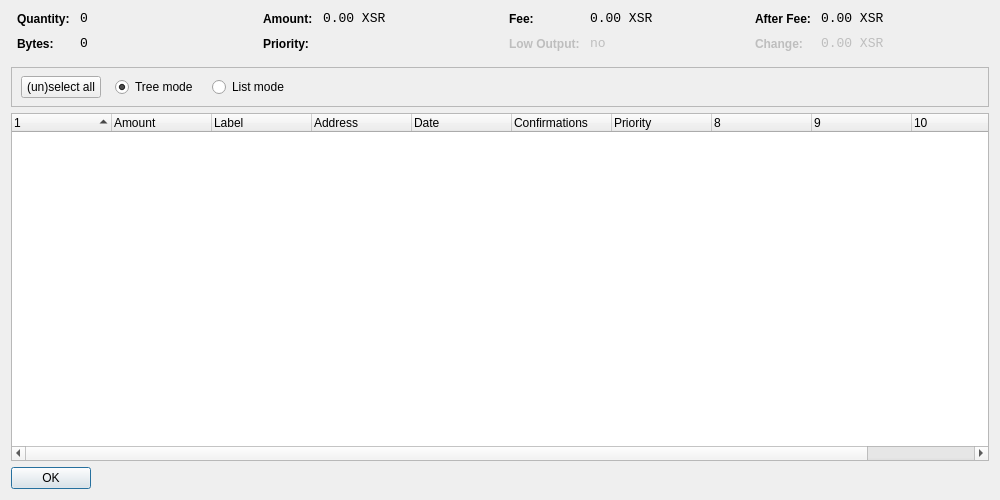
<?xml version="1.0" encoding="UTF-8"?>
<ui version="4.0">
 <class>CoinControlDialog</class>
 <widget class="QDialog" name="CoinControlDialog">
  <property name="geometry">
   <rect>
    <x>0</x>
    <y>0</y>
    <width>1000</width>
    <height>500</height>
   </rect>
  </property>
  <property name="windowTitle">
   <string>Coin Control</string>
  </property>
  <layout class="QVBoxLayout" name="verticalLayout">
   <item>
    <layout class="QHBoxLayout" name="horizontalLayoutTop" stretch="0,0,0,0">
     <property name="topMargin">
      <number>0</number>
     </property>
     <property name="bottomMargin">
      <number>10</number>
     </property>
     <item>
      <layout class="QFormLayout" name="formLayoutCoinControl1">
       <property name="horizontalSpacing">
        <number>10</number>
       </property>
       <property name="verticalSpacing">
        <number>10</number>
       </property>
       <property name="leftMargin">
        <number>6</number>
       </property>
       <property name="rightMargin">
        <number>6</number>
       </property>
       <item row="0" column="0">
        <widget class="QLabel" name="labelCoinControlQuantityText">
         <property name="styleSheet">
          <string notr="true">font-weight:bold;</string>
         </property>
         <property name="text">
          <string>Quantity:</string>
         </property>
        </widget>
       </item>
       <item row="0" column="1">
        <widget class="QLabel" name="labelCoinControlQuantity">
         <property name="font">
          <font>
           <family>Monospace</family>
           <pointsize>10</pointsize>
          </font>
         </property>
         <property name="cursor">
          <cursorShape>IBeamCursor</cursorShape>
         </property>
         <property name="contextMenuPolicy">
          <enum>Qt::ActionsContextMenu</enum>
         </property>
         <property name="text">
          <string notr="true">0</string>
         </property>
         <property name="textInteractionFlags">
          <set>Qt::LinksAccessibleByMouse|Qt::TextSelectableByKeyboard|Qt::TextSelectableByMouse</set>
         </property>
        </widget>
       </item>
       <item row="1" column="0">
        <widget class="QLabel" name="labelCoinControlBytesText">
         <property name="styleSheet">
          <string notr="true">font-weight:bold;</string>
         </property>
         <property name="text">
          <string>Bytes:</string>
         </property>
        </widget>
       </item>
       <item row="1" column="1">
        <widget class="QLabel" name="labelCoinControlBytes">
         <property name="font">
          <font>
           <family>Monospace</family>
           <pointsize>10</pointsize>
          </font>
         </property>
         <property name="cursor">
          <cursorShape>IBeamCursor</cursorShape>
         </property>
         <property name="contextMenuPolicy">
          <enum>Qt::ActionsContextMenu</enum>
         </property>
         <property name="text">
          <string notr="true">0</string>
         </property>
         <property name="textInteractionFlags">
          <set>Qt::LinksAccessibleByMouse|Qt::TextSelectableByKeyboard|Qt::TextSelectableByMouse</set>
         </property>
        </widget>
       </item>
      </layout>
     </item>
     <item>
      <layout class="QFormLayout" name="formLayoutCoinControl2">
       <property name="horizontalSpacing">
        <number>10</number>
       </property>
       <property name="verticalSpacing">
        <number>10</number>
       </property>
       <property name="leftMargin">
        <number>6</number>
       </property>
       <property name="rightMargin">
        <number>6</number>
       </property>
       <item row="0" column="0">
        <widget class="QLabel" name="labelCoinControlAmountText">
         <property name="styleSheet">
          <string notr="true">font-weight:bold;</string>
         </property>
         <property name="text">
          <string>Amount:</string>
         </property>
        </widget>
       </item>
       <item row="0" column="1">
        <widget class="QLabel" name="labelCoinControlAmount">
         <property name="font">
          <font>
           <family>Monospace</family>
           <pointsize>10</pointsize>
          </font>
         </property>
         <property name="cursor">
          <cursorShape>IBeamCursor</cursorShape>
         </property>
         <property name="contextMenuPolicy">
          <enum>Qt::ActionsContextMenu</enum>
         </property>
         <property name="text">
          <string notr="true">0.00 XSR</string>
         </property>
         <property name="textInteractionFlags">
          <set>Qt::LinksAccessibleByMouse|Qt::TextSelectableByKeyboard|Qt::TextSelectableByMouse</set>
         </property>
        </widget>
       </item>
       <item row="1" column="0">
        <widget class="QLabel" name="labelCoinControlPriorityText">
         <property name="styleSheet">
          <string notr="true">font-weight:bold;</string>
         </property>
         <property name="text">
          <string>Priority:</string>
         </property>
        </widget>
       </item>
       <item row="1" column="1">
        <widget class="QLabel" name="labelCoinControlPriority">
         <property name="font">
          <font>
           <family>Monospace</family>
           <pointsize>10</pointsize>
          </font>
         </property>
         <property name="cursor">
          <cursorShape>IBeamCursor</cursorShape>
         </property>
         <property name="contextMenuPolicy">
          <enum>Qt::ActionsContextMenu</enum>
         </property>
         <property name="text">
          <string/>
         </property>
         <property name="textInteractionFlags">
          <set>Qt::LinksAccessibleByMouse|Qt::TextSelectableByKeyboard|Qt::TextSelectableByMouse</set>
         </property>
        </widget>
       </item>
      </layout>
     </item>
     <item>
      <layout class="QFormLayout" name="formLayoutCoinControl3">
       <property name="horizontalSpacing">
        <number>10</number>
       </property>
       <property name="verticalSpacing">
        <number>10</number>
       </property>
       <property name="leftMargin">
        <number>6</number>
       </property>
       <property name="rightMargin">
        <number>6</number>
       </property>
       <item row="0" column="0">
        <widget class="QLabel" name="labelCoinControlFeeText">
         <property name="styleSheet">
          <string notr="true">font-weight:bold;</string>
         </property>
         <property name="text">
          <string>Fee:</string>
         </property>
        </widget>
       </item>
       <item row="0" column="1">
        <widget class="QLabel" name="labelCoinControlFee">
         <property name="font">
          <font>
           <family>Monospace</family>
           <pointsize>10</pointsize>
          </font>
         </property>
         <property name="cursor">
          <cursorShape>IBeamCursor</cursorShape>
         </property>
         <property name="contextMenuPolicy">
          <enum>Qt::ActionsContextMenu</enum>
         </property>
         <property name="text">
          <string notr="true">0.00 XSR</string>
         </property>
         <property name="textInteractionFlags">
          <set>Qt::LinksAccessibleByMouse|Qt::TextSelectableByKeyboard|Qt::TextSelectableByMouse</set>
         </property>
        </widget>
       </item>
       <item row="1" column="0">
        <widget class="QLabel" name="labelCoinControlLowOutputText">
         <property name="enabled">
          <bool>false</bool>
         </property>
         <property name="styleSheet">
          <string notr="true">font-weight:bold;</string>
         </property>
         <property name="text">
          <string>Low Output:</string>
         </property>
        </widget>
       </item>
       <item row="1" column="1">
        <widget class="QLabel" name="labelCoinControlLowOutput">
         <property name="enabled">
          <bool>false</bool>
         </property>
         <property name="font">
          <font>
           <family>Monospace</family>
           <pointsize>10</pointsize>
          </font>
         </property>
         <property name="cursor">
          <cursorShape>IBeamCursor</cursorShape>
         </property>
         <property name="contextMenuPolicy">
          <enum>Qt::ActionsContextMenu</enum>
         </property>
         <property name="text">
          <string notr="true">no</string>
         </property>
         <property name="textInteractionFlags">
          <set>Qt::LinksAccessibleByMouse|Qt::TextSelectableByKeyboard|Qt::TextSelectableByMouse</set>
         </property>
        </widget>
       </item>
      </layout>
     </item>
     <item>
      <layout class="QFormLayout" name="formLayoutCoinControl4">
       <property name="horizontalSpacing">
        <number>10</number>
       </property>
       <property name="verticalSpacing">
        <number>10</number>
       </property>
       <property name="leftMargin">
        <number>6</number>
       </property>
       <property name="rightMargin">
        <number>6</number>
       </property>
       <item row="0" column="0">
        <widget class="QLabel" name="labelCoinControlAfterFeeText">
         <property name="styleSheet">
          <string notr="true">font-weight:bold;</string>
         </property>
         <property name="text">
          <string>After Fee:</string>
         </property>
        </widget>
       </item>
       <item row="0" column="1">
        <widget class="QLabel" name="labelCoinControlAfterFee">
         <property name="font">
          <font>
           <family>Monospace</family>
           <pointsize>10</pointsize>
          </font>
         </property>
         <property name="cursor">
          <cursorShape>IBeamCursor</cursorShape>
         </property>
         <property name="contextMenuPolicy">
          <enum>Qt::ActionsContextMenu</enum>
         </property>
         <property name="text">
          <string notr="true">0.00 XSR</string>
         </property>
         <property name="textInteractionFlags">
          <set>Qt::LinksAccessibleByMouse|Qt::TextSelectableByKeyboard|Qt::TextSelectableByMouse</set>
         </property>
        </widget>
       </item>
       <item row="1" column="0">
        <widget class="QLabel" name="labelCoinControlChangeText">
         <property name="enabled">
          <bool>false</bool>
         </property>
         <property name="styleSheet">
          <string notr="true">font-weight:bold;</string>
         </property>
         <property name="text">
          <string>Change:</string>
         </property>
        </widget>
       </item>
       <item row="1" column="1">
        <widget class="QLabel" name="labelCoinControlChange">
         <property name="enabled">
          <bool>false</bool>
         </property>
         <property name="font">
          <font>
           <family>Monospace</family>
           <pointsize>10</pointsize>
          </font>
         </property>
         <property name="cursor">
          <cursorShape>IBeamCursor</cursorShape>
         </property>
         <property name="contextMenuPolicy">
          <enum>Qt::ActionsContextMenu</enum>
         </property>
         <property name="text">
          <string notr="true">0.00 XSR</string>
         </property>
         <property name="textInteractionFlags">
          <set>Qt::LinksAccessibleByMouse|Qt::TextSelectableByKeyboard|Qt::TextSelectableByMouse</set>
         </property>
        </widget>
       </item>
      </layout>
     </item>
    </layout>
   </item>
   <item>
    <widget class="QFrame" name="frame">
     <property name="minimumSize">
      <size>
       <width>0</width>
       <height>40</height>
      </size>
     </property>
     <property name="frameShape">
      <enum>QFrame::StyledPanel</enum>
     </property>
     <property name="frameShadow">
      <enum>QFrame::Sunken</enum>
     </property>
     <widget class="QWidget" name="horizontalLayoutWidget">
      <property name="geometry">
       <rect>
        <x>10</x>
        <y>0</y>
        <width>781</width>
        <height>41</height>
       </rect>
      </property>
      <layout class="QHBoxLayout" name="horizontalLayoutPanel" stretch="0,0,0,0,0">
       <property name="spacing">
        <number>14</number>
       </property>
       <item>
        <widget class="QPushButton" name="pushButtonSelectAll">
         <property name="sizePolicy">
          <sizepolicy hsizetype="Maximum" vsizetype="Fixed">
           <horstretch>0</horstretch>
           <verstretch>0</verstretch>
          </sizepolicy>
         </property>
         <property name="text">
          <string>(un)select all</string>
         </property>
        </widget>
       </item>
       <item>
        <widget class="QRadioButton" name="radioTreeMode">
         <property name="sizePolicy">
          <sizepolicy hsizetype="Maximum" vsizetype="Fixed">
           <horstretch>0</horstretch>
           <verstretch>0</verstretch>
          </sizepolicy>
         </property>
         <property name="text">
          <string>Tree mode</string>
         </property>
         <property name="checked">
          <bool>true</bool>
         </property>
        </widget>
       </item>
       <item>
        <widget class="QRadioButton" name="radioListMode">
         <property name="sizePolicy">
          <sizepolicy hsizetype="Maximum" vsizetype="Fixed">
           <horstretch>0</horstretch>
           <verstretch>0</verstretch>
          </sizepolicy>
         </property>
         <property name="text">
          <string>List mode</string>
         </property>
        </widget>
       </item>
       <item>
        <spacer name="horizontalSpacer">
         <property name="orientation">
          <enum>Qt::Horizontal</enum>
         </property>
         <property name="sizeHint" stdset="0">
          <size>
           <width>40</width>
           <height>20</height>
          </size>
         </property>
        </spacer>
       </item>
      </layout>
     </widget>
    </widget>
   </item>
   <item>
    <widget class="CoinControlTreeWidget" name="treeWidget">
     <property name="contextMenuPolicy">
      <enum>Qt::CustomContextMenu</enum>
     </property>
     <property name="sortingEnabled">
      <bool>false</bool>
     </property>
     <property name="columnCount">
      <number>11</number>
     </property>
     <attribute name="headerShowSortIndicator" stdset="0">
      <bool>true</bool>
     </attribute>
     <attribute name="headerStretchLastSection">
      <bool>false</bool>
     </attribute>
     <column>
      <property name="text">
       <string/>
      </property>
     </column>
     <column>
      <property name="text">
       <string>Amount</string>
      </property>
     </column>
     <column>
      <property name="text">
       <string>Label</string>
      </property>
     </column>
     <column>
      <property name="text">
       <string>Address</string>
      </property>
     </column>
     <column>
      <property name="text">
       <string>Date</string>
      </property>
     </column>
     <column>
      <property name="text">
       <string>Confirmations</string>
      </property>
      <property name="toolTip">
       <string>Confirmed</string>
      </property>
     </column>
     <column>
      <property name="text">
       <string>Priority</string>
      </property>
     </column>
     <column>
      <property name="text">
       <string/>
      </property>
     </column>
     <column>
      <property name="text">
       <string/>
      </property>
     </column>
     <column>
      <property name="text">
       <string/>
      </property>
     </column>
     <column>
      <property name="text">
       <string/>
      </property>
     </column>
    </widget>
   </item>
   <item>
    <widget class="QDialogButtonBox" name="buttonBox">
     <property name="sizePolicy">
      <sizepolicy hsizetype="Maximum" vsizetype="Fixed">
       <horstretch>0</horstretch>
       <verstretch>0</verstretch>
      </sizepolicy>
     </property>
     <property name="orientation">
      <enum>Qt::Horizontal</enum>
     </property>
     <property name="standardButtons">
      <set>QDialogButtonBox::Ok</set>
     </property>
    </widget>
   </item>
  </layout>
 </widget>
 <customwidgets>
  <customwidget>
   <class>CoinControlTreeWidget</class>
   <extends>QTreeWidget</extends>
   <header>coincontroltreewidget.h</header>
  </customwidget>
 </customwidgets>
 <resources/>
 <connections/>
</ui>
